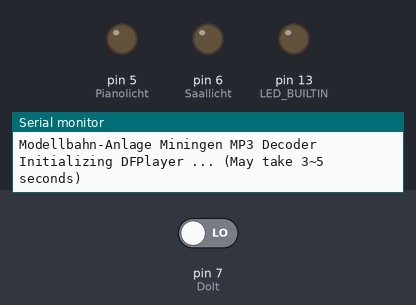
This sketch was run on a simulated Arduino Uno, built with avr-gcc and run on an emulated ATmega328P. Shown: output pins drawn as LEDs (lit = HIGH), the last lines printed to the serial monitor. Inputs (shaded band) come from the test bench; at power-on: pin 7 (DoIt) LOW. The audio player accepts every command and is not drawn.

Above: at 0.1 s.
At 1.2 s:
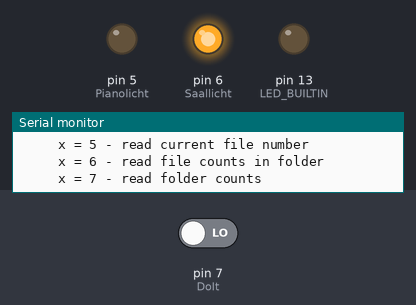
At 12.35 s:
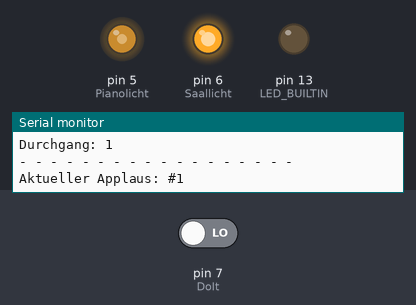
At 23.7 s:
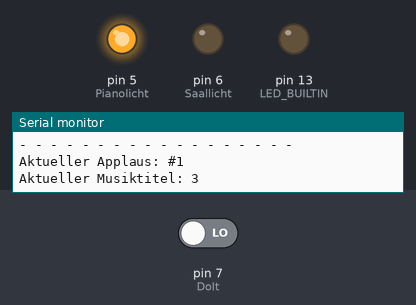
Timing chart, 0 to 25.2 s (numbered marks = the images above):
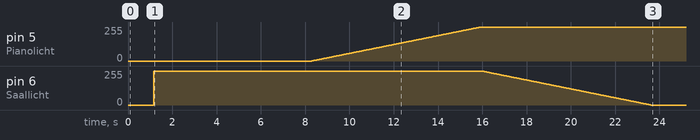

The sketch:

MP3-Test-Auslieferung.ino.ino
```cpp
/***************************************************
,--.   ,--.          ,--.       ,--.,--.,--.           ,--.                      ,---.          ,--.                             ,--.
|   `.'   | ,---.  ,-|  | ,---. |  ||  ||  |-.  ,--,--.|  ,---. ,--,--, ,-----. /  O  \ ,--,--, |  | ,--,--. ,---.  ,---.      ,-|  | ,---.
|  |'.'|  || .-. |' .-. || .-. :|  ||  || .-. '' ,-.  ||  .-.  ||      \'-----'|  .-.  ||      \|  |' ,-.  || .-. || .-. :    ' .-. || .-. :
|  |   |  |' '-' '\ `-' |\   --.|  ||  || `-' |\ '-'  ||  | |  ||  ||  |       |  | |  ||  ||  ||  |\ '-'  |' '-' '\   --..--.\ `-' |\   --.
`--'   `--' `---'  `---'  `----'`--'`--' `---'  `--`--'`--' `--'`--''--'       `--' `--'`--''--'`--' `--`--'.`-  /  `----''--' `---'  `----'
                                                                                                            `---'


****************************************************/

#include "Arduino.h"
#include "SoftwareSerial.h"
#include "DFRobotDFPlayerMini.h"

// ---------------------SETUP DER BELEUCHTUNG ---------------------------
const int Saallicht = 6;
const int Pianolicht = 5;
//pinMode(4, INPUT_PULLUP);
const int Druckknopf = 12;
int Druckknopfstatus = LOW;
const int DoIt = 7;                 //war vorher 7!!! Achtung
int Musiktitel = 2;
int Durchgang = 0;


SoftwareSerial mySoftwareSerial(10, 11); // RX, TX
DFRobotDFPlayerMini myDFPlayer;
void printDetail(uint8_t type, int value);

void setup()
{
  mySoftwareSerial.begin(9600);
  Serial.begin(9600);

  Serial.println();
  Serial.println(F("Modellbahn-Anlage Miningen MP3 Decoder"));
  Serial.println(F("Initializing DFPlayer ... (May take 3~5 seconds)"));

  if (!myDFPlayer.begin(mySoftwareSerial)) {  //Use softwareSerial to communicate with mp3.
    Serial.println(F("Unable to begin:"));
    Serial.println(F("1.Please recheck the connection!"));
    Serial.println(F("2.Please insert the SD card!"));
    while (true);
  }
  Serial.println(F("DFPlayer Mini online."));
  printHelp();

  myDFPlayer.setTimeOut(500); //Set serial communictaion time out 500ms

  //----Lautstärke----
  myDFPlayer.volume(25);  //Set volume value (0~30).
  // myDFPlayer.volumeUp(); //Volume Up
  // myDFPlayer.volumeDown(); //Volume Down

  //----EQ----
  //  myDFPlayer.EQ(DFPLAYER_EQ_NORMAL);
  //  myDFPlayer.EQ(DFPLAYER_EQ_POP);
  //  myDFPlayer.EQ(DFPLAYER_EQ_ROCK);
  //  myDFPlayer.EQ(DFPLAYER_EQ_JAZZ);
  myDFPlayer.EQ(DFPLAYER_EQ_CLASSIC);
  //  myDFPlayer.EQ(DFPLAYER_EQ_BASS);

  //----SD as default----
  //  myDFPlayer.outputDevice(DFPLAYER_DEVICE_U_DISK);
  myDFPlayer.outputDevice(DFPLAYER_DEVICE_SD);
  //  myDFPlayer.outputDevice(DFPLAYER_DEVICE_AUX);
  //  myDFPlayer.outputDevice(DFPLAYER_DEVICE_SLEEP);
  //  myDFPlayer.outputDevice(DFPLAYER_DEVICE_FLASH);

  //----Mp3 Control----
  //  myDFPlayer.sleep();     //sleep
  //  myDFPlayer.reset();     //Reset the module
  //  myDFPlayer.enableDAC();  //Enable On-chip DAC
  //  myDFPlayer.disableDAC();  //Disable On-chip DAC
  //  myDFPlayer.outputSetting(true, 15); //output setting, enable the output and set the gain to 15

}

void loop() {
  if (Serial.available()) {
    readCommand();
  }

  if (myDFPlayer.available()) {
    printDetail(myDFPlayer.readType(), myDFPlayer.read()); //Print the detail message from DFPlayer to handle different errors and states.
  }

  // SETUP
  analogWrite(Saallicht, 255);
  analogWrite(Pianolicht, 0);
  pinMode(LED_BUILTIN, OUTPUT);
  pinMode(Druckknopf, INPUT_PULLUP);
  //pinMode(Busy, INPUT);


  // ###Wiederholung aller Files deaktivieren, wir sprechen Sie direkt an!
  myDFPlayer.disableLoopAll();


  //####### Druckknopf Durchlauf ##############


 // if (digitalRead(Druckknopf) == 0)
 // {

    //Musiktitel um 1 hochzählen
    Musiktitel += 1;

    //Wenn die max. Titelzahl erreicht ist, wieder von vorne beginnen
    if (Musiktitel == 14)
    {
      Musiktitel = 3;
    }

    //FÜR TESTS - kürzestes Stück ;) - Befehl auskommentieren
    //Musiktitel = 10;

    //Durchgänge zählen
    Durchgang += 1;


    // ###Licht Piano an (aufdimmen), während dessen Applaus...

    // ###Applaus File 01
    myDFPlayer.play(1);
    //Serielle Ausgabe, welches Musikstück gespielt wird...
    Serial.println("");
    Serial.println("");
    Serial.println("- - - - - - - - - - - - - - - - - -");
    Serial.print("Durchgang: ");
    Serial.println(Durchgang);
    Serial.println("- - - - - - - - - - - - - - - - - -");
    Serial.println("Aktueller Applaus: #1");
    delay(7000);   //Warte 20 Sekunden, ABER: in den letzten 13 Sekunden Licht Saal aus

    // Pianolicht aufdimmen:
    for (int fadeValue = 0 ; fadeValue <= 255; fadeValue += 1) {
      // sets the value (range from 0 to 255):
      analogWrite(Pianolicht, fadeValue);
      // wait for 30 milliseconds to see the dimming effect
      delay(30);
    }

    // ###Saallicht aus (abdimmen)
    for (int fadeValue = 255 ; fadeValue >= 0; fadeValue -= 1) {
      // sets the value (range from 0 to 255):
      analogWrite(Saallicht, fadeValue);
      // wait for 30 milliseconds to see the dimming effect
      delay(30);
    }

    //Musiktitel abspielen und so lange NICHTS machen
    myDFPlayer.play(Musiktitel);
    //Serielle Ausgabe, welches Musikstück gespielt wird...
    Serial.print("Aktueller Musiktitel: ");
    Serial.println(Musiktitel);

    do {
      delay(100);
    } while (digitalRead(DoIt) == LOW);

    // ###Applaus File 02
    myDFPlayer.play(2);
    //Serielle Ausgabe, welches Musikstück gespielt wird...
    Serial.println("Aktueller Applaus: #2");
    delay(5000);   //Warte 5 Sekunden

    // ###Saallicht an (aufdimmen)
    for (int fadeValue = 0 ; fadeValue <= 255; fadeValue += 1) {
      // sets the value (range from 0 to 255):
      analogWrite(Saallicht, fadeValue);
      // wait for 30 milliseconds to see the dimming effect
      delay(30);
    }

    delay(10000);

    // Pianolicht abdimmen:
    for (int fadeValue = 255 ; fadeValue >= 0; fadeValue -= 1) {
      // sets the value (range from 0 to 255):
      analogWrite(Pianolicht, fadeValue);
      // wait for 30 milliseconds to see the dimming effect
      delay(30);
    }
  //}
}


void readCommand() {
  char cmd = ' ';
  int value1, value2 = 0;
  cmd = Serial.read();
  value1 = Serial.parseInt();
  value2 = Serial.parseInt();

  switch (cmd) {
    case 'h':
      printHelp();
      break;

    case '>':
      myDFPlayer.next();
      break;

    case '<':
      myDFPlayer.previous();
      break;

    case 'p':
      if (value2 == '0') myDFPlayer.play(value1);
      else if (value1 != 0) myDFPlayer.playFolder(value1, value2);
      break;

    case 'P':
      if (value2 == '0') myDFPlayer.playMp3Folder(value1);
      else if (value1 != 0)myDFPlayer.playLargeFolder(value1, value2);
      break;

    case '+':
      myDFPlayer.volumeUp();
      break;

    case '-':
      myDFPlayer.volumeDown();
      break;

    case 'v':
      myDFPlayer.volume(value1);
      break;

    case 'b':
      myDFPlayer.pause();
      break;

    case 's':
      myDFPlayer.start();
      break;

    case 'z':
      myDFPlayer.sleep();
      break;

    case 'L':
      if (value1 == "0") myDFPlayer.enableLoopAll();
      else myDFPlayer.loopFolder(value1);
      break;

    case 'l':
      if (value1 == "0") myDFPlayer.disableLoopAll();
      else myDFPlayer.loop(value1);
      break;

    case 'A':
      myDFPlayer.advertise(value1);
      break;

    case 'a':
      myDFPlayer.stopAdvertise();
      break;

    case 'q':
      if (value1 == 1) Serial.println(myDFPlayer.readState());
      else if (value1 == 2) Serial.println(myDFPlayer.readVolume());
      else if (value1 == 3) Serial.println(myDFPlayer.readEQ());
      else if (value1 == 4) Serial.println(myDFPlayer.readFileCounts());
      else if (value1 == 5) Serial.println(myDFPlayer.readFolderCounts());
      else if (value1 == 6) Serial.println(myDFPlayer.readCurrentFileNumber());
      break;
    default:
      Serial.println("Ungültiges Kommando");
      break;
  }

}

void printHelp() {
  Serial.println("DFPlayer Commands:");
  Serial.println(" h - help");
  Serial.println(" > - next ");
  Serial.println(" < - previous");
  Serial.println(" p3 - play");
  Serial.println(" p3,5 - play folder 3, file 5");
  Serial.println(" P3,5 - play large folder 3, file 5");
  Serial.println(" P3 - play file 3 in MP3 folder");
  Serial.println(" + - volume up");
  Serial.println(" - - volume down");
  Serial.println(" v10 - set volume to 10");
  Serial.println(" b - Pause");
  Serial.println(" s - start ");
  Serial.println(" z - sleep ");
  Serial.println(" L - enable loop all");
  Serial.println(" l - disable loop all");
  Serial.println(" L3 - loop folder 3");
  Serial.println(" l3 - loop file 3");
  Serial.println(" A3 - advertise file 3");
  Serial.println(" a - stop advertise ");
  Serial.println(" qx - query No. x");
  Serial.println("     x = 1 - read state");
  Serial.println("     x = 2 - read volume");
  Serial.println("     x = 3 - read equalizer");
  Serial.println("     x = 4 - read file counts");
  Serial.println("     x = 5 - read current file number");
  Serial.println("     x = 6 - read file counts in folder");
  Serial.println("     x = 7 - read folder counts");
}

void printDetail(uint8_t type, int value) {
  switch (type) {
    case TimeOut:
      Serial.println(F("Time Out!"));
      break;
    case WrongStack:
      Serial.println(F("Stack Wrong!"));
      break;
    case DFPlayerCardInserted:
      Serial.println(F("Card Inserted!"));
      break;
    case DFPlayerCardRemoved:
      Serial.println(F("Card Removed!"));
      break;
    case DFPlayerCardOnline:
      Serial.println(F("Card Online!"));
      break;
    case DFPlayerUSBInserted:
      Serial.println("USB Inserted!");
      break;
    case DFPlayerUSBRemoved:
      Serial.println("USB Removed!");
      break;
    case DFPlayerPlayFinished:
      Serial.print(F("Number:"));
      Serial.print(value);
      Serial.println(F(" Play Finished!"));
      break;
    case DFPlayerError:
      Serial.print(F("DFPlayerError:"));
      switch (value) {
        case Busy:
          Serial.println(F("Card not found"));
          break;
        case Sleeping:
          Serial.println(F("Sleeping"));
          break;
        case SerialWrongStack:
          Serial.println(F("Get Wrong Stack"));
          break;
        case CheckSumNotMatch:
          Serial.println(F("Check Sum Not Match"));
          break;
        case FileIndexOut:
          Serial.println(F("File Index Out of Bound"));
          break;
        case FileMismatch:
          Serial.println(F("Cannot Find File"));
          break;
        case Advertise:
          Serial.println(F("In Advertise"));
          break;
        default:
          break;
      }
      break;
    default:
      break;
  }
}
```

Measured:
- by itself, pin 5 (Pianolicht): moves from 0/255 to 255/255 over 7.6 s
